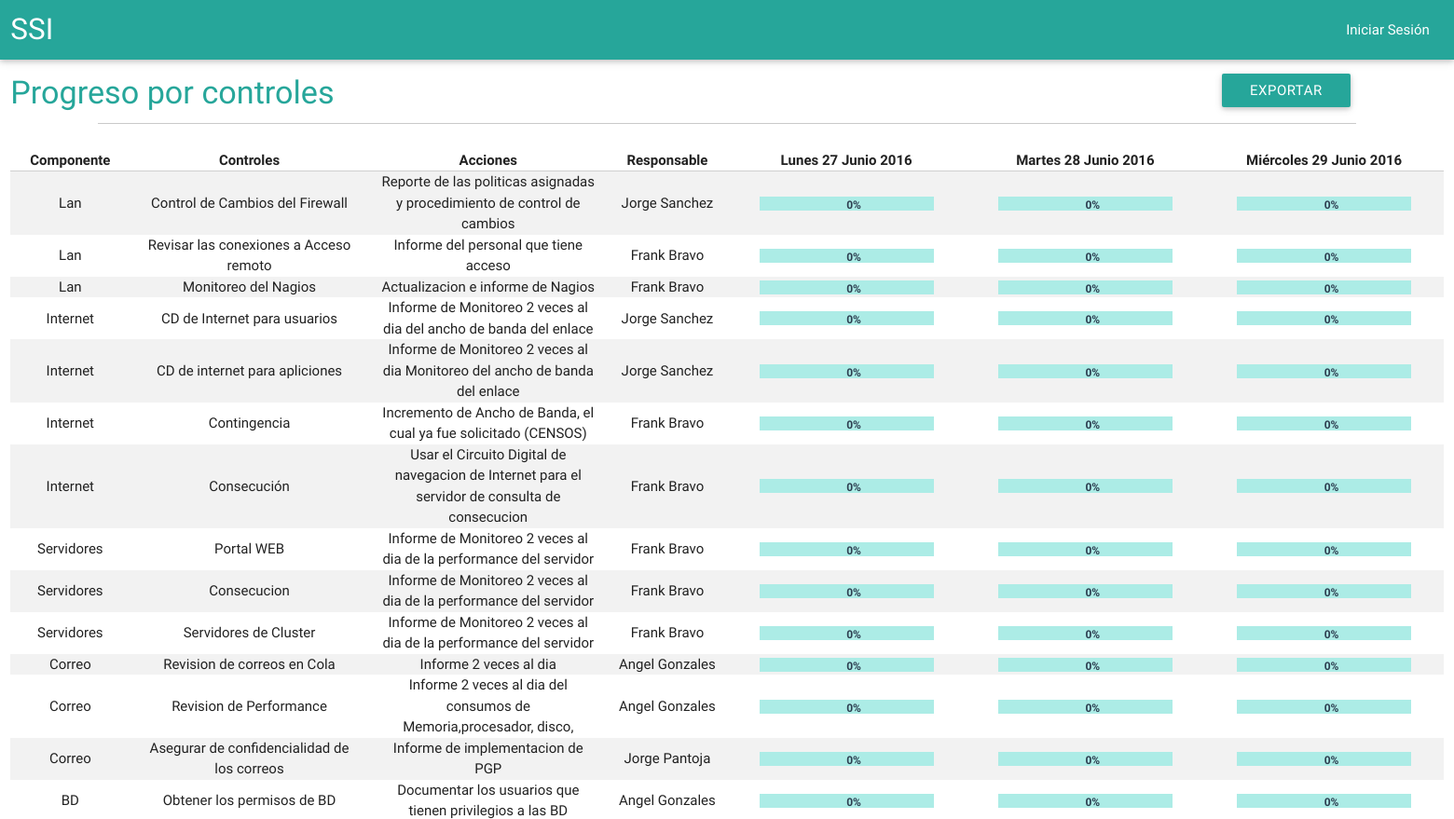
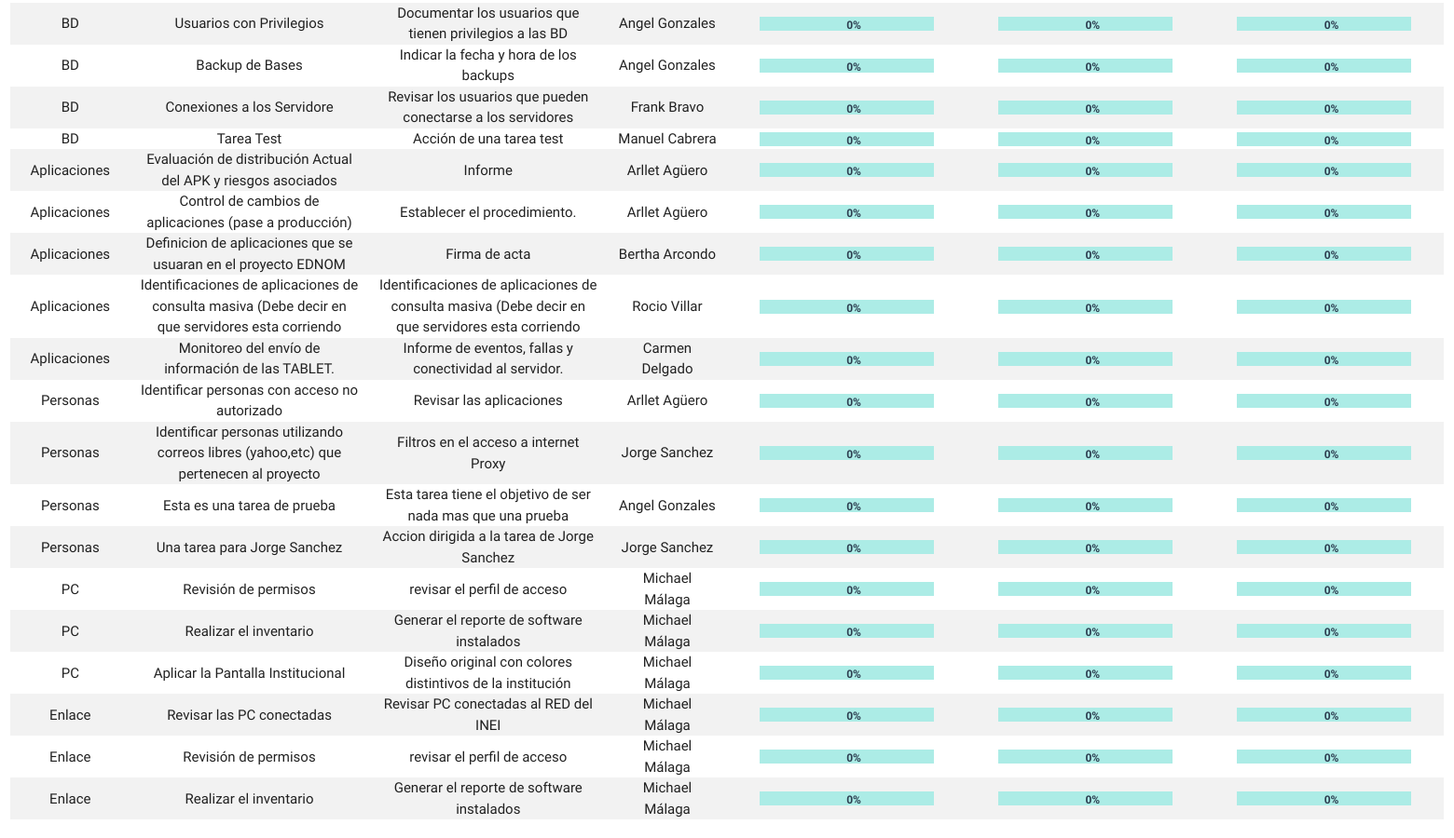
The page /tasks/show_all_tasks on the database its author committed (2 pictures, top to bottom).
### components/models.py (models this page shows)
class Component(models.Model):
	name = models.CharField(max_length=255)
	def __str__(self):
		return self.name
	class Meta:
		ordering = ('id',)

### tasks/models.py (models this page shows, shortened)
class Task(models.Model):
	name = models.CharField(max_length=255)
	actions = models.CharField(max_length=255)
	observations = models.CharField(max_length=255)
	responsable = models.ForeignKey(Userprofile,verbose_name='responsable')
	component = models.ForeignKey(Component,verbose_name='componente')
	class Meta:
		ordering = ('id',)

### userprofiles/models.py (models this page shows, shortened)
class Userprofile(AbstractBaseUser):
    email = models.EmailField(
        verbose_name='email address',
        max_length=255,
        unique=True,
    )
    name = models.CharField(max_length=255)
    lastname = models.CharField(max_length=255)
    is_active = models.BooleanField(default=True)
    is_admin = models.BooleanField(default=False)
    objects = UserprofileManager()
    USERNAME_FIELD = 'email'
    REQUIRED_FIELDS = ['name','lastname']
    def __str__(self):              # __unicode__ on Python 2
        return self.name + " " + self.lastname

### tasks/views.py (the view)
# urls.py: url(r'^tasks/show_all_tasks$', views.showAllTasks, name="showalltasks"),
def showAllTasks(request):
	taskdata=[]
	tasks = Task.objects.order_by('component')
	today = datetime.now()
	yesterday = today - timedelta(days=1)
	beforeyesterday = yesterday - timedelta(days=1)
	for t in tasks:
		todayvalue = progressValue(t,today)
		yesterdayvalue = progressValue(t,yesterday)
		beforeyesterdayvalue = progressValue(t,beforeyesterday)
		data={'id':t.id,
		'component':t.component,
		'name':t.name,
		'actions':t.actions,
		'responsable':t.responsable,
		'todayvalue':todayvalue,
		'yesterdayvalue':yesterdayvalue,
		'beforeyesterdayvalue':beforeyesterdayvalue,
		}
		taskdata.append(data)
	context={'taskdata' : taskdata}
	context['todaydate']=today
	context['yesterdaydate']=yesterday
	context['beforeyesterdaydate']=beforeyesterday
	return render(request, 'tasks/show_all_tasks.html', context)

### tasks/views.py (called while the page is built)
def progressValue(task,daydate):
	totalValue=0
	try:
		progress = Progress.objects.get(task=task,date=daydate)
		totalValue = progress.value
	except Progress.DoesNotExist:
		totalValue = 0
	return totalValue

### templates/tasks/show_all_tasks.html (shortened to what this page needs)
{% extends "base.html" %}
{% block content %}
<div class="row">
	<div class="col s6">
		<h4>Progreso por controles</h4>
	</div>
	<div class="col s6 push-s4" style="top:15px">
		<a class="btn waves-effect waves-light" onclick="exportTo('xls');" href="javascript://">Exportar</a>
	</div>
	<hr>
</div>
<div class="row ">
	<div class="col m12">
		<table  class="table centered striped">
			<thead>
				<tr class="valign-wrapper">
					<th class="valign col m1" data-field="id">Componente</th>
					<th class="valign col m2" data-field="name">Controles</th>
					<th class="valign col m2" data-field="name">Acciones</th>
					<th class="valign col m1" data-field="name">Responsable</th>
					<th class="valign col m2" data-field="price">{{beforeyesterdaydate|date:"l d F Y"}}</th>
					<th class="valign col m2" data-field="price">{{yesterdaydate|date:"l d F Y"}}</th>
					<th class="valign col m2" data-field="price">{{todaydate|date:"l d F Y"}}</th>
				</tr>
			</thead>
			<tbody>
			{% for t in taskdata %}
				<tr class="valign-wrapper">
					<td class="valign col m1 ">{{t.component}}</td>
					<td class="valign col m2">{{t.name}}</td>
					<td class="valign col m2">{{t.actions}}</td>
					<td class="valign col m1">{{t.responsable}}</td>
					<td class="valign col m2">
						<div id="{{t.id}}beforeyesterday" class="componentprogress">
						    <label id="status{{t.id}}beforeyesterday" class="progressstatus">{{t.beforeyesterdayvalue}}%</label>
						</div>
					</td>
					<td class="valign col m2">
						<div id="{{t.id}}yesterday" class="componentprogress">
						    <label id="status{{t.id}}yesterday" class="progressstatus">{{t.yesterdayvalue}}%</label>
						</div>
					</td>
					<td class="valign col m2">
						<div id="{{t.id}}today" class="componentprogress">
							<label id="status{{t.id}}today" class="progressstatus">{{t.todayvalue}}%</label>
						</div>
					</td>
				</tr>
			{% endfor %}
			</tbody>
		</table>
	</div>
</div>
{% endblock  %}

### templates/base.html (shortened to what this page needs)
<!DOCTYPE html>
<html lang="es">
<head>
	{% load staticfiles %}
	<link rel="stylesheet" type="text/css" href="{% static 'css/materialize.css' %}">
	<link rel="stylesheet" type="text/css" href="{% static 'css/app.css' %}">
</head>
<body>
	<nav>
		<div class="row">
		    <div class="nav-wrapper">
		    	<div class="col s12">
			      	<a href="#" class="brand-logo">SSI</a>
			      	<ul id="nav-mobile" class="right hide-on-med-and-down">
			        	{% if user.is_authenticated %}
						<li><a href="{% url "progress:showprogress" %}" class ="a-contrast">Mi Progreso</a></li>
			        	<li><a class="dropdown-button" href="#" data-activates="dropdown_user">{{ user.name }} {{ user.lastname }}</a></li>
						{% else %}
						<a class="a-contrast" href="{% url "userprofiles:signin" %}">Iniciar Sesión</a>
						{% endif %}
			      	</ul>
		    	</div>
		    </div>
		</div>
	</nav>
	<section class="body-container">
	{% block content %}
	{% endblock %}
	</section>
</body>
</html>

### static/css/app.css (style rules this page uses)
.componentprogress { position: relative; width: 80%; height: 15px; background-color: #ACECE6; margin: auto; }
.progressstatus { text-align: center; font-size: 12px; font-weight: bold; color: #2c3e50; z-index: 2; }
.progressstatus, .componentbar { display: inline; position: absolute; margin: auto; }
hr { max-width: 90rem; height: 0; border-right: 0; border-top: 0; border-bottom: 1px solid #cacaca; border-left: 0; clear: both; }
h1, h2, h3, h4, h5 { color : #26a69a; }

### rows shown on the page
Component: component "Lan", name "Control de Cambios del Firewall", actions "Reporte de las politicas asignadas y procedimiento de control de cambios", responsable "Jorge Sanchez", beforeyesterdayvalue "0", yesterdayvalue "0", todayvalue "0", name "Revisar las conexiones a Acceso remoto", actions "Informe del personal que tiene acceso", responsable "Frank Bravo", name "Monitoreo del Nagios", actions "Actualizacion e informe de Nagios"
Component: component "Internet", name "CD de Internet para usuarios", actions "Informe de Monitoreo 2 veces al dia del ancho de banda del enlace", responsable "Jorge Sanchez", beforeyesterdayvalue "0", yesterdayvalue "0", todayvalue "0", name "CD de internet para apliciones", actions "Informe de Monitoreo 2 veces al dia Monitoreo del ancho de banda del enlace", name "Contingencia", actions "Incremento de Ancho de Banda, el cual ya fue solicitado (CENSOS)", responsable "Frank Bravo", name "Consecución", actions "Usar el Circuito Digital de navegacion de Internet para el servidor de consulta de consecucion"
Component: component "Servidores", name "Portal WEB", actions "Informe de Monitoreo 2 veces al dia de la performance del servidor", responsable "Frank Bravo", beforeyesterdayvalue "0", yesterdayvalue "0", todayvalue "0", name "Consecucion", name "Servidores de Cluster"
Component: component "Correo", name "Revision de correos en Cola", actions "Informe 2 veces al dia", responsable "Angel Gonzales", beforeyesterdayvalue "0", yesterdayvalue "0", todayvalue "0", name "Revision de Performance", actions "Informe 2 veces al dia del consumos de Memoria,procesador, disco,", name "Asegurar de confidencialidad de los correos", actions "Informe de implementacion de PGP", responsable "Jorge Pantoja"
Component: component "BD", name "Obtener los permisos de BD", actions "Documentar los usuarios que tienen privilegios a las BD", responsable "Angel Gonzales", beforeyesterdayvalue "0", yesterdayvalue "0", todayvalue "0", name "Usuarios con Privilegios", name "Backup de Bases", actions "Indicar la fecha y hora de los backups", name "Conexiones a los Servidore", actions "Revisar los usuarios que pueden conectarse a los servidores", responsable "Frank Bravo", name "Tarea Test", actions "Acción de una tarea test", responsable "Manuel Cabrera"
Component: component "Aplicaciones", name "Evaluación de distribución Actual del APK y riesgos asociados", actions "Informe", responsable "Arllet Agüero", beforeyesterdayvalue "0", yesterdayvalue "0", todayvalue "0", name "Control de cambios de aplicaciones (pase a producción)", actions "Establecer el procedimiento.", name "Definicion de aplicaciones que se usuaran en el proyecto EDNOM", actions "Firma de acta", responsable "Bertha Arcondo", name "Identificaciones de aplicaciones de consulta masiva (Debe decir en que servidores esta corriendo", actions "Identificaciones de aplicaciones de consulta masiva (Debe decir en que servidores esta corriendo", responsable "Rocio Villar", name "Monitoreo del envío de información de las TABLET.", actions "Informe de eventos, fallas y conectividad al servidor.", responsable "Carmen Delgado"
Component: component "Personas", name "Identificar personas con acceso no autorizado", actions "Revisar las aplicaciones", responsable "Arllet Agüero", beforeyesterdayvalue "0", yesterdayvalue "0", todayvalue "0", name "Identificar personas utilizando correos libres (yahoo,etc) que pertenecen al proyecto", actions "Filtros en el acceso a internet Proxy", responsable "Jorge Sanchez", name "Esta es una tarea de prueba", actions "Esta tarea tiene el objetivo de ser nada mas que una prueba", responsable "Angel Gonzales", name "Una tarea para Jorge Sanchez", actions "Accion dirigida a la tarea de Jorge Sanchez"
Component: component "PC", name "Revisión de permisos", actions "revisar el perfil de acceso", responsable "Michael Málaga", beforeyesterdayvalue "0", yesterdayvalue "0", todayvalue "0", name "Realizar el inventario", actions "Generar el reporte de software instalados", name "Aplicar la Pantalla Institucional", actions "Diseño original con colores distintivos de la institución"
Component: component "Enlace", name "Revisar las PC conectadas", actions "Revisar PC conectadas al RED del INEI", responsable "Michael Málaga", beforeyesterdayvalue "0", yesterdayvalue "0", todayvalue "0", name "Revisión de permisos", actions "revisar el perfil de acceso", name "Realizar el inventario", actions "Generar el reporte de software instalados"

### other values the page prints
{{ beforeyesterdaydate|date:"l d F Y" }} "Lunes 27 Junio 2016"
{{ yesterdaydate|date:"l d F Y" }} "Martes 28 Junio 2016"
{{ todaydate|date:"l d F Y" }} "Miércoles 29 Junio 2016"
